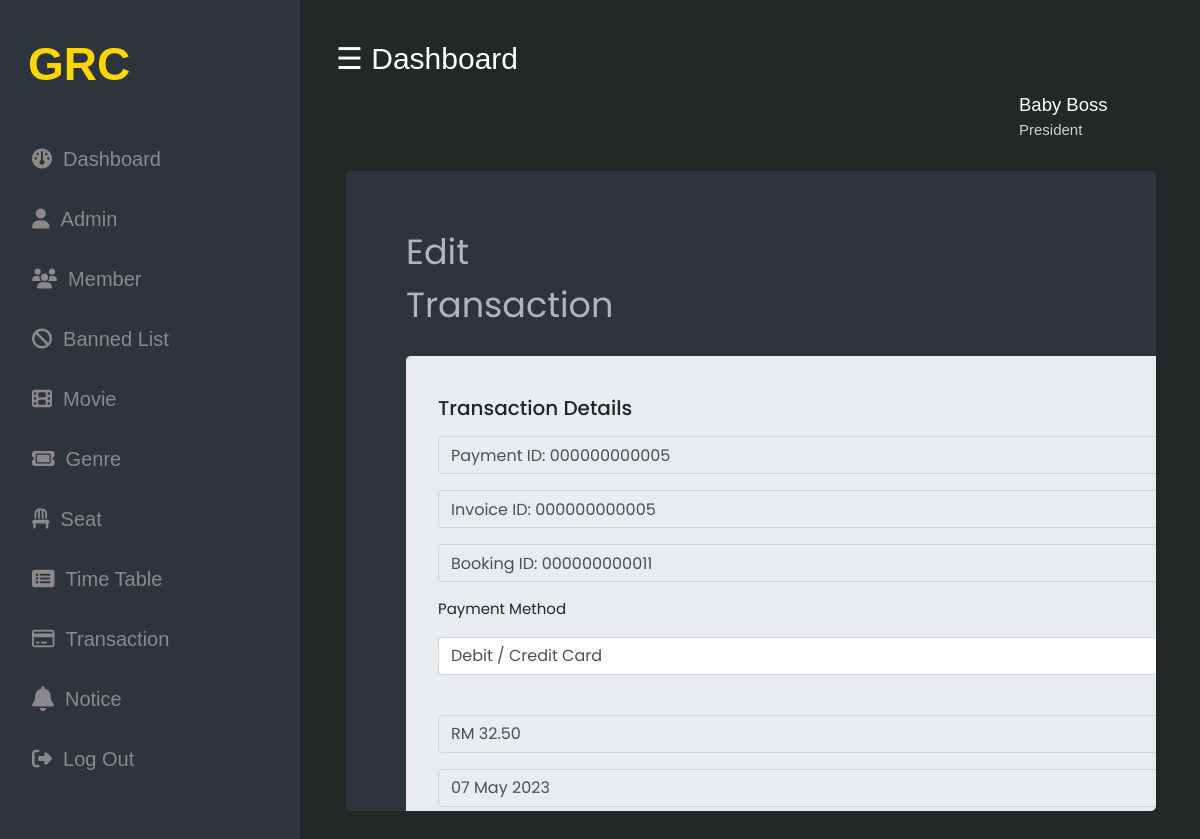
/GRC/Payment/admin/editTransaction.php?id=5, run on the app's committed database.
### tables this page shows
CREATE TABLE `invoice` (
  `invoice_id` int(12) NOT NULL,
  `payment_id` int(12) NOT NULL,
  `total_cost` double(7,2) NOT NULL,
  `amount_paid` double(7,2) NOT NULL,
  `invoice_date` date NOT NULL,
  `invoice_time` time NOT NULL
);

CREATE TABLE `payment` (
  `payment_id` int(12) NOT NULL,
  `booking_id` int(16) NOT NULL,
  `cust_id` int(20) NOT NULL,
  `payment_method` varchar(30) NOT NULL,
  `payment_amount` double(7,2) NOT NULL,
  `payment_date` date NOT NULL,
  `payment_time` time NOT NULL
);

### GRC/Payment/admin/editTransaction.php (the view, shortened to what this page needs)
<?php
$con = new mysqli(DB_HOST, DB_USER, DB_PASS, DB_NAME);
if(isset($_GET['id'])){
    $payment_id = $_GET['id'];
    $sql = "SELECT * FROM TICKET T, BOOKING B, PAYMENT P, MOVIE M, HALL H, CINEMA C, INVOICE I, USERS U, CUSTOMER CT
        WHERE T.BOOKING_ID = B.BOOKING_ID
        AND B.BOOKING_ID = P.BOOKING_ID
        AND T.BOOKING_ID = P.BOOKING_ID
        AND T.MOVIE_ID = M.ID
        AND T.HALL_ID = H.HALL_ID
        AND H.CINEMA_ID = C.CINEMA_ID
        AND I.PAYMENT_ID = P.PAYMENT_ID
        AND CT.USER_ID = U.USER_ID
        AND P.CUST_ID = CT.CUST_ID
        AND P.PAYMENT_ID = ?";
    $stmt = $con->prepare($sql);
    $stmt->bind_param('i', $payment_id);
    $stmt->execute();
    $result = $stmt->get_result();
    while($rows = mysqli_fetch_assoc($result)){
        $row[] = array(
            'cinema_name'        =>   $rows['cinema_name'],
            'payment_id'         =>   $rows['payment_id'],
            'invoice_id'         =>   $rows['invoice_id'],
            'booking_id'         =>   $rows['booking_id'],
            'movie_name'         =>   $rows['mv_name'],
            'cinema_location'    =>   $rows['cinema_address'],
            'hall_id'            =>   $rows['hall_id'],
            'movie_date'         =>   $rows['movie_date'],
            'movie_time'         =>   $rows['movie_time'],
            'seats'              =>   $rows['seat_id'],
            'booking_date'       =>   $rows['booking_date'],
            'booking_time'       =>   $rows['booking_time'],
            'processing_fee'     =>   $rows['processing_fee'],
            'payment_method'     =>   $rows['payment_method'],
            'payment_amount'     =>   $rows['payment_amount'],
            'payment_date'       =>   $rows['payment_date'],
            'payment_time'       =>   $rows['payment_time'],
            'adultTicket_qty'    =>   $rows['adultTicket_qty'],
            'childTicket_qty'    =>   $rows['childTicket_qty'],
            'adultTicket_Price'  =>   $rows['adultTicket_Price'],
            'childTicket_Price'  =>   $rows['childTicket_Price'],
            'subTotal'           =>   $rows['total_price'],
            'total'              =>   $rows['payment_amount'],
            'transaction_date'   =>   $rows['payment_date'],
            'transaction_time'   =>   $rows['payment_time'],
            'user_name'          =>   $rows['user_name'],
            'email'              =>   $rows['email'],
            'cust_id'            =>   $rows['cust_id'],
            'cust_name'          =>   $rows['cust_name'],
            'cust_phone'         =>   $rows['cust_phone']
        );
    }
}
?>
<!DOCTYPE html>
<html>
    <head>
        <link rel="stylesheet" href="https://cdnjs.cloudflare.com/ajax/libs/font-awesome/6.4.0/css/all.min.css">
        <link rel="stylesheet" href="https://cdn.jsdelivr.net/npm/bootstrap@4.6.2/dist/css/bootstrap.min.css">
        <link href="../css/editTransaction.css" rel="stylesheet" type="text/css"/>
    </head>
    <body>
        <?php
        include'sidebar_detail.php';
        ?>
        <div id="main">
        <div class="head">
            <span class="dashboard nav" onclick="dashboard()" >&#9776; Dashboard</span>
          <div class="profile">
              <p >Baby Boss <span>President</span></p>
          </div>
          <div class="col-div-8">
            <div class="box-8">
                <div class="content-box">
                    <div class="heading">
                        <p class="add-title">Edit Transaction</p><br>
                    </div>
                    <div class="container" style='min-width: 1350px'>
            <div class="jumbotron" >
                <form action="" method="POST" enctype="multipart/form-data">
                    <div class="form-group">
                        <h5>Transaction Details</h5>
                    </div>
                    <div class="form-group">
                        <input type="text" value="Payment ID: <?php echo str_pad($payment_id, 12, '0', STR_PAD_LEFT); ?>" name="payment_id" class="form-control" disabled />
                    </div>
                    <div class="form-group">
                         <input type="text" value="Invoice ID: <?php echo str_pad($row[0]['invoice_id'], 12, '0', STR_PAD_LEFT); ?>" name="invoice_id" class="form-control" disabled />
                    </div>
                    <div class="form-group">
                        <input type="text" value="Booking ID: <?php echo str_pad($row[0]['booking_id'], 12, '0', STR_PAD_LEFT); ?>" name="booking_id" class="form-control" disabled />
                    </div>
                    <div class="form-group">
                        <p>Payment Method</p>
                    </div>
                    <div class="form-group">
                        <input type="text" value="<?php echo $row[0]['payment_method']; ?>" id="payment_method" name="payment_method" class="form-control" maxlength="19" />
                    </div>
                    <br>
                    <div class="form-group">
                        <input type="text" value="RM <?php echo number_format($row[0]['payment_amount'], 2) ?>" name="payment_amount" class="form-control" disabled />
                    </div>
                    <div class="form-group">
                        <input type="text" value="<?php echo date("d M Y ", strtotime($row[0]['payment_date'])); ?>" name="payment_date" class="form-control" disabled />
                    </div>
                    <br>
                    <br>
                </form>
            </div>
        </div>
                </div>
            </div>
        </div>
        </div>
    </body>
</html>

### GRC/Payment/css/editTransaction.css (style rules this page uses)
* { margin: 0; padding: 0; box-sizing: border-box; }
body { margin: 0px; padding: 0px; background-color: #222827; font-family:'Lucida Sans', 'Lucida Sans Regular', 'Lucida Grande', 'Lucida Sans Unicode', Geneva, Verdana, sans-serif }
#main { transition: margin-left .5s; padding: 16px; margin-left: 300px; }
.head { padding: 20px; }
.dashboard { font-size: 30px; cursor: pointer; color: white; }
.profile { display: inline; float: right; width: 200px; margin-bottom: 14px; }
.profile p { color: white; font-weight: 500; margin-left: 55px; margin-top: 10px; font-size: 18.5px ; }
.profile p span { font-weight: 400; font-size: 15px; display: block; color: rgb(210, 209, 210); }
.col-div-8 { width: 103%; float: left; }
.content-box { padding: 20px; }
.heading { max-width: 1200px; display: grid; grid-template-columns: repeat(4, minmax(220px, auto)); }
.content-box .heading p { font-family: 'Poppins', sans-serif; margin: 0px; margin-top: 35px; margin-left: 40px; font-size: 35px; color: #adb5bd; font-weight: 400; display: flex; }
.box-8, .box-4 { width: 96.5%; background-color:#2d353c ; height: 640px; border-radius: 5px; overflow:auto ; }
.box-8 { margin-left: 10px; width: 95%; }
.container { font-family: 'Poppins', sans-serif; display: flex; }
.jumbotron { position: relative; left: 25px; flex-grow: 0.67; padding-top: 40px; margin-top: 25px; }
.form-group p { font-size: 15px; }

### data on the page
invoice: invoice_id "Invoice ID: 000000000005"
payment: booking_id "Booking ID: 000000000011", payment_method "Debit / Credit Card", payment_amount "RM 32.50", payment_date "07 May 2023"
